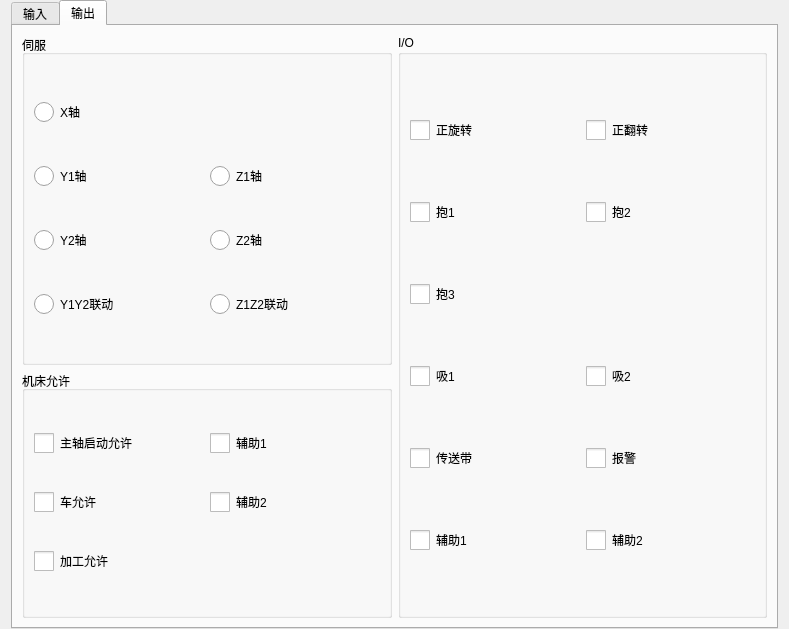
<?xml version="1.0" encoding="UTF-8"?>
<ui version="4.0">
 <class>Frm_Mana</class>
 <widget class="QWidget" name="Frm_Mana">
  <property name="geometry">
   <rect>
    <x>0</x>
    <y>0</y>
    <width>789</width>
    <height>629</height>
   </rect>
  </property>
  <property name="windowTitle">
   <string>Form</string>
  </property>
  <property name="styleSheet">
   <string notr="true">QCheckBox::indicator {
width:20px;
height:20px;
}

QCheckBox::indicator:unchecked {
image: url(:/Res/image/lightbulb_off.png);
}

QCheckBox::indicator:checked {
image: url(:/Res/image/lightbulb.png);
}

QRadioButton::indicator {
width: 20px;
height: 20px
}

QRadioButton::indicator:unchecked {
image: url(:/Res/image/lightbulb_off.png);
}

QRadioButton::indicator:checked {
image: url(:/Res/image/lightbulb.png);
}</string>
  </property>
  <layout class="QGridLayout" name="gridLayout">
   <property name="topMargin">
    <number>0</number>
   </property>
   <property name="bottomMargin">
    <number>0</number>
   </property>
   <item row="0" column="0">
    <widget class="QTabWidget" name="tabWidget">
     <property name="currentIndex">
      <number>1</number>
     </property>
     <widget class="QWidget" name="tab">
      <attribute name="title">
       <string>输入</string>
      </attribute>
      <layout class="QHBoxLayout" name="horizontalLayout_2">
       <item>
        <layout class="QVBoxLayout" name="verticalLayout">
         <item>
          <widget class="QGroupBox" name="groupBox_4">
           <property name="title">
            <string>机床信号输入</string>
           </property>
           <layout class="QGridLayout" name="gridLayout_4">
            <item row="2" column="3">
             <widget class="QCheckBox" name="checkBox_27">
              <property name="text">
               <string>正在加工</string>
              </property>
             </widget>
            </item>
            <item row="0" column="3">
             <widget class="QCheckBox" name="checkBox_31">
              <property name="text">
               <string>加工完成</string>
              </property>
             </widget>
            </item>
            <item row="6" column="0">
             <widget class="QCheckBox" name="checkBox_25">
              <property name="text">
               <string>预留1</string>
              </property>
             </widget>
            </item>
            <item row="6" column="3">
             <widget class="QCheckBox" name="checkBox_21">
              <property name="text">
               <string>预留2</string>
              </property>
             </widget>
            </item>
            <item row="0" column="0" colspan="3">
             <widget class="QCheckBox" name="checkBox_24">
              <property name="text">
               <string>安全门状态</string>
              </property>
             </widget>
            </item>
            <item row="4" column="0">
             <widget class="QCheckBox" name="checkBox_29">
              <property name="text">
               <string>机床手动</string>
              </property>
             </widget>
            </item>
            <item row="2" column="0" colspan="2">
             <widget class="QCheckBox" name="checkBox_28">
              <property name="text">
               <string>机床全自动</string>
              </property>
             </widget>
            </item>
            <item row="4" column="3">
             <widget class="QCheckBox" name="checkBox_20">
              <property name="text">
               <string>机床停止</string>
              </property>
             </widget>
            </item>
           </layout>
          </widget>
         </item>
         <item>
          <widget class="QGroupBox" name="groupBox_6">
           <property name="title">
            <string>X轴</string>
           </property>
           <layout class="QVBoxLayout" name="verticalLayout_4">
            <item>
             <widget class="QCheckBox" name="checkBox_19">
              <property name="text">
               <string>X轴取物区</string>
              </property>
             </widget>
            </item>
            <item>
             <widget class="QCheckBox" name="checkBox_22">
              <property name="text">
               <string>X轴工件区</string>
              </property>
             </widget>
            </item>
            <item>
             <widget class="QCheckBox" name="checkBox_23">
              <property name="text">
               <string>X轴放置区</string>
              </property>
             </widget>
            </item>
           </layout>
          </widget>
         </item>
         <item>
          <widget class="QGroupBox" name="groupBox_7">
           <property name="title">
            <string>轴原点</string>
           </property>
           <layout class="QVBoxLayout" name="verticalLayout_5">
            <item>
             <widget class="QCheckBox" name="checkBox_42">
              <property name="text">
               <string>Y1轴原点</string>
              </property>
             </widget>
            </item>
            <item>
             <widget class="QCheckBox" name="checkBox_44">
              <property name="text">
               <string>Y2轴原点</string>
              </property>
             </widget>
            </item>
            <item>
             <widget class="QCheckBox" name="checkBox_43">
              <property name="text">
               <string>Z1轴原点</string>
              </property>
             </widget>
            </item>
            <item>
             <widget class="QCheckBox" name="checkBox_46">
              <property name="text">
               <string>Z2轴原点</string>
              </property>
             </widget>
            </item>
           </layout>
          </widget>
         </item>
        </layout>
       </item>
       <item>
        <widget class="QGroupBox" name="groupBox_5">
         <property name="title">
          <string>机械手臂信号</string>
         </property>
         <layout class="QVBoxLayout" name="verticalLayout_2">
          <item>
           <widget class="QCheckBox" name="checkBox_26">
            <property name="text">
             <string>X轴左限位</string>
            </property>
           </widget>
          </item>
          <item>
           <widget class="QCheckBox" name="checkBox_35">
            <property name="text">
             <string>X轴右限位</string>
            </property>
           </widget>
          </item>
          <item>
           <widget class="QCheckBox" name="checkBox_30">
            <property name="text">
             <string>Y1轴左限位</string>
            </property>
           </widget>
          </item>
          <item>
           <widget class="QCheckBox" name="checkBox_36">
            <property name="text">
             <string>Y1轴右限位</string>
            </property>
           </widget>
          </item>
          <item>
           <widget class="QCheckBox" name="checkBox_32">
            <property name="text">
             <string>Y2轴左限位</string>
            </property>
           </widget>
          </item>
          <item>
           <widget class="QCheckBox" name="checkBox_37">
            <property name="text">
             <string>Y2轴右限位</string>
            </property>
           </widget>
          </item>
          <item>
           <widget class="QCheckBox" name="checkBox_33">
            <property name="text">
             <string>Z1轴左限位</string>
            </property>
           </widget>
          </item>
          <item>
           <widget class="QCheckBox" name="checkBox_38">
            <property name="text">
             <string>Z1轴右限位</string>
            </property>
           </widget>
          </item>
          <item>
           <widget class="QCheckBox" name="checkBox_34">
            <property name="text">
             <string>Z2轴左限位</string>
            </property>
           </widget>
          </item>
          <item>
           <widget class="QCheckBox" name="checkBox_39">
            <property name="text">
             <string>Z2轴右限位</string>
            </property>
           </widget>
          </item>
          <item>
           <widget class="QCheckBox" name="checkBox_41">
            <property name="text">
             <string>辅助轴左限位</string>
            </property>
           </widget>
          </item>
          <item>
           <widget class="QCheckBox" name="checkBox_40">
            <property name="text">
             <string>辅助轴右限位</string>
            </property>
           </widget>
          </item>
         </layout>
        </widget>
       </item>
       <item>
        <widget class="QGroupBox" name="groupBox_8">
         <property name="title">
          <string>限位信号输入</string>
         </property>
         <layout class="QVBoxLayout" name="verticalLayout_6">
          <item>
           <widget class="QCheckBox" name="checkBox_45">
            <property name="text">
             <string>气压检测</string>
            </property>
           </widget>
          </item>
          <item>
           <widget class="QCheckBox" name="checkBox_47">
            <property name="text">
             <string>废品信号</string>
            </property>
           </widget>
          </item>
          <item>
           <widget class="QCheckBox" name="checkBox_48">
            <property name="text">
             <string>示教器急停</string>
            </property>
           </widget>
          </item>
          <item>
           <widget class="QCheckBox" name="checkBox_49">
            <property name="text">
             <string>机床急停</string>
            </property>
           </widget>
          </item>
          <item>
           <widget class="QCheckBox" name="checkBox_50">
            <property name="text">
             <string>旋转左限位</string>
            </property>
           </widget>
          </item>
          <item>
           <widget class="QCheckBox" name="checkBox_51">
            <property name="text">
             <string>旋转右限位</string>
            </property>
           </widget>
          </item>
          <item>
           <widget class="QCheckBox" name="checkBox_52">
            <property name="text">
             <string>翻转左限位</string>
            </property>
           </widget>
          </item>
          <item>
           <widget class="QCheckBox" name="checkBox_53">
            <property name="text">
             <string>翻转右限位</string>
            </property>
           </widget>
          </item>
          <item>
           <widget class="QCheckBox" name="checkBox_54">
            <property name="text">
             <string>抱1确认</string>
            </property>
           </widget>
          </item>
          <item>
           <widget class="QCheckBox" name="checkBox_55">
            <property name="text">
             <string>抱2确认</string>
            </property>
           </widget>
          </item>
          <item>
           <widget class="QCheckBox" name="checkBox_56">
            <property name="text">
             <string>抱3确认</string>
            </property>
           </widget>
          </item>
          <item>
           <widget class="QCheckBox" name="checkBox_57">
            <property name="text">
             <string>吸1确认</string>
            </property>
           </widget>
          </item>
          <item>
           <widget class="QCheckBox" name="checkBox_58">
            <property name="text">
             <string>吸2确认</string>
            </property>
           </widget>
          </item>
         </layout>
        </widget>
       </item>
      </layout>
     </widget>
     <widget class="QWidget" name="tab_2">
      <attribute name="title">
       <string>输出</string>
      </attribute>
      <layout class="QHBoxLayout" name="horizontalLayout">
       <item>
        <layout class="QVBoxLayout" name="verticalLayout_7" stretch="4,3">
         <item>
          <widget class="QGroupBox" name="groupBox_3">
           <property name="title">
            <string>伺服</string>
           </property>
           <layout class="QGridLayout" name="gridLayout_5">
            <item row="0" column="0">
             <widget class="QRadioButton" name="rb1">
              <property name="text">
               <string>X轴</string>
              </property>
             </widget>
            </item>
            <item row="1" column="0">
             <widget class="QRadioButton" name="rb2">
              <property name="text">
               <string>Y1轴</string>
              </property>
             </widget>
            </item>
            <item row="1" column="1">
             <widget class="QRadioButton" name="rb3">
              <property name="text">
               <string>Z1轴</string>
              </property>
             </widget>
            </item>
            <item row="2" column="0">
             <widget class="QRadioButton" name="rb4">
              <property name="text">
               <string>Y2轴</string>
              </property>
             </widget>
            </item>
            <item row="2" column="1">
             <widget class="QRadioButton" name="rb5">
              <property name="text">
               <string>Z2轴</string>
              </property>
             </widget>
            </item>
            <item row="3" column="0">
             <widget class="QRadioButton" name="rb6">
              <property name="text">
               <string>Y1Y2联动</string>
              </property>
             </widget>
            </item>
            <item row="3" column="1">
             <widget class="QRadioButton" name="rb7">
              <property name="text">
               <string>Z1Z2联动</string>
              </property>
             </widget>
            </item>
           </layout>
          </widget>
         </item>
         <item>
          <widget class="QGroupBox" name="groupBox">
           <property name="title">
            <string>机床允许</string>
           </property>
           <layout class="QGridLayout" name="gridLayout_2">
            <item row="0" column="0">
             <widget class="QCheckBox" name="checkBox_16">
              <property name="text">
               <string>主轴启动允许</string>
              </property>
              <property name="checked">
               <bool>false</bool>
              </property>
             </widget>
            </item>
            <item row="0" column="1">
             <widget class="QCheckBox" name="checkBox_15">
              <property name="text">
               <string>辅助1</string>
              </property>
             </widget>
            </item>
            <item row="1" column="0">
             <widget class="QCheckBox" name="checkBox_14">
              <property name="text">
               <string>车允许</string>
              </property>
             </widget>
            </item>
            <item row="2" column="0">
             <widget class="QCheckBox" name="checkBox_17">
              <property name="text">
               <string>加工允许</string>
              </property>
             </widget>
            </item>
            <item row="1" column="1">
             <widget class="QCheckBox" name="checkBox_18">
              <property name="text">
               <string>辅助2</string>
              </property>
             </widget>
            </item>
           </layout>
          </widget>
         </item>
        </layout>
       </item>
       <item>
        <widget class="QGroupBox" name="groupBox_2">
         <property name="title">
          <string>I/O</string>
         </property>
         <layout class="QGridLayout" name="gridLayout_3">
          <item row="0" column="0">
           <widget class="QCheckBox" name="cb1">
            <property name="text">
             <string>正旋转</string>
            </property>
           </widget>
          </item>
          <item row="2" column="0">
           <widget class="QCheckBox" name="cb3">
            <property name="text">
             <string>抱1</string>
            </property>
           </widget>
          </item>
          <item row="2" column="1">
           <widget class="QCheckBox" name="cb4">
            <property name="text">
             <string>抱2</string>
            </property>
           </widget>
          </item>
          <item row="3" column="0">
           <widget class="QCheckBox" name="cb5">
            <property name="text">
             <string>抱3</string>
            </property>
           </widget>
          </item>
          <item row="4" column="0">
           <widget class="QCheckBox" name="cb6">
            <property name="text">
             <string>吸1</string>
            </property>
           </widget>
          </item>
          <item row="4" column="1">
           <widget class="QCheckBox" name="cb7">
            <property name="text">
             <string>吸2</string>
            </property>
           </widget>
          </item>
          <item row="5" column="0">
           <widget class="QCheckBox" name="cb8">
            <property name="text">
             <string>传送带</string>
            </property>
           </widget>
          </item>
          <item row="5" column="1">
           <widget class="QCheckBox" name="cb9">
            <property name="text">
             <string>报警</string>
            </property>
           </widget>
          </item>
          <item row="6" column="0">
           <widget class="QCheckBox" name="cb10">
            <property name="text">
             <string>辅助1</string>
            </property>
           </widget>
          </item>
          <item row="6" column="1">
           <widget class="QCheckBox" name="cb11">
            <property name="text">
             <string>辅助2</string>
            </property>
           </widget>
          </item>
          <item row="0" column="1">
           <widget class="QCheckBox" name="cb2">
            <property name="text">
             <string>正翻转</string>
            </property>
           </widget>
          </item>
         </layout>
        </widget>
       </item>
      </layout>
     </widget>
    </widget>
   </item>
  </layout>
 </widget>
 <resources/>
 <connections/>
</ui>
